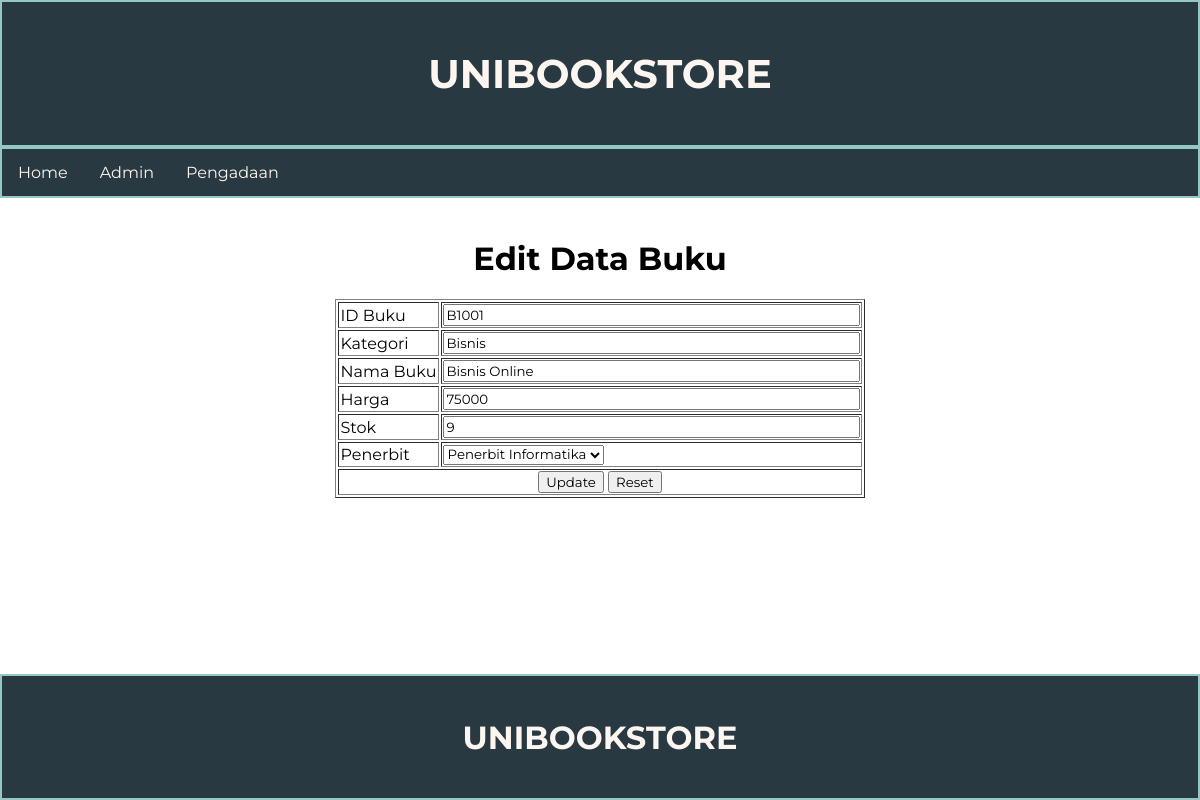
/buku-edit.php?id_buku=B1001, run on the app's committed database.
### tables this page shows
CREATE TABLE `buku` (
  `id_buku` varchar(5) NOT NULL,
  `kategori` varchar(50) NOT NULL,
  `nama_buku` varchar(100) NOT NULL,
  `harga` int(11) NOT NULL,
  `stok` int(11) NOT NULL,
  `id_penerbit` varchar(4) NOT NULL
);

### buku-edit.php (the view, shortened to what this page needs)
<!DOCTYPE html>
<html>
<head>
    <link rel="stylesheet" href="style.css">
    <?php include_once("functions.php"); ?>
</head>
<body>
    <header>
        <div class="jumbotron">
            <h1>UNIBOOKSTORE</h1>
        </div>
        <nav>
            <a href="index.php">Home</a>
            <a href="admin.php">Admin</a>
            <a href="pengadaan.php">Pengadaan</a>
        </nav>
    </header>
    <main>
        <?php
            if (isset($_GET["id_buku"])) {
                $db = dbConnect();
                $id_buku = $db->escape_string($_GET["id_buku"]);
                if ($dataBuku = getDataBuku($id_buku)) {
        ?>
                    <h1>Edit Data Buku</h1>
                    <form action="buku-update.php" method="post" name="frm">
                        <table border="1">
                            <tr>
                                <td>ID Buku</td>
                                <td><input type="text" name="id_buku" size="50" maxlength="5"
                                    value="<?php echo $dataBuku["id_buku"]; ?>" readonly></td>
                            </tr>
                            <tr>
                                <td>Kategori</td>
                                <td><input type="text" name="kategori" size="50" maxlength="50"
                                    value="<?php echo $dataBuku["kategori"]; ?>" required></td>
                            </tr>
                            <tr>
                                <td>Nama Buku</td>
                                <td><input type="text" name="nama_buku" size="50" maxlength="100"
                                    value="<?php echo $dataBuku["nama_buku"]; ?>" required></td>
                            </tr>
                            <tr>
                                <td>Harga</td>
                                <td><input type="text" name="harga" size="50" maxlength="11"
                                    value="<?php echo $dataBuku["harga"]; ?>" required></td>
                            </tr>
                            <tr>
                                <td>Stok</td>
                                <td><input type="text" name="stok" size="50" maxlength="11"
                                    value="<?php echo $dataBuku["stok"]; ?>" required></td>
                            </tr>
                            <tr>
                                <td>Penerbit</td>
                                <td>
                                <select name="id_penerbit">
                                    <?php
                                        $dataPenerbit = getListPenerbit();
                                        foreach ($dataPenerbit as $data) {
                                            echo "<option value=\"" . $data["id_penerbit"] . "\"";
                                            if ($data["id_penerbit"] == $dataBuku["id_penerbit"])
                                                echo " selected";
                                            echo ">" . $data["nama_penerbit"] . "</option>";
                                        }
                                    ?>
                                </select>
                                </td>
                            </tr>
                            <tr>
                                <td colspan="2" align="center">
                                    <input type="submit" value="Update" name="tblUpdate">
                                    <input type="reset" value="Reset">
                                </td>
                            </tr>
                        </table>
                    </form>
        <?php
                }
            }
        ?>
    </main>
    <footer>
        <h1>UNIBOOKSTORE</h1>
    </footer>
</body>
</html>

### style.css (style rules this page uses)
* { font-family: 'Montserrat', sans-serif; }
body { margin: 0; padding: 0; min-height: 100vh; display: flex; flex-direction: column; }
footer { padding: 20px; color: #fdf6f0; background-color: #293942; border: 2px solid #93c8c4; text-align: center; margin-top: auto; }
main { padding: 20px; overflow: auto; }
nav { overflow: hidden; background-color: #293942; border: 2px solid #93c8c4; }
nav a { color: #fdf6f0; float: left; text-decoration: none; text-align: center; padding: 14px 16px; }
table { margin-left: auto; margin-right: auto; }
h1 { text-align: center; }
.jumbotron { font-size: 20px; padding: 20px; background-color: #293942; text-align: center; color: #fdf6f0; border: 2px solid #93c8c4; }

### data on the page
buku: id_buku "B1001", kategori "Bisnis", nama_buku "Bisnis Online", harga "75000", stok "9"

### other printed values
form field id_penerbit "Penerbit Informatika"
